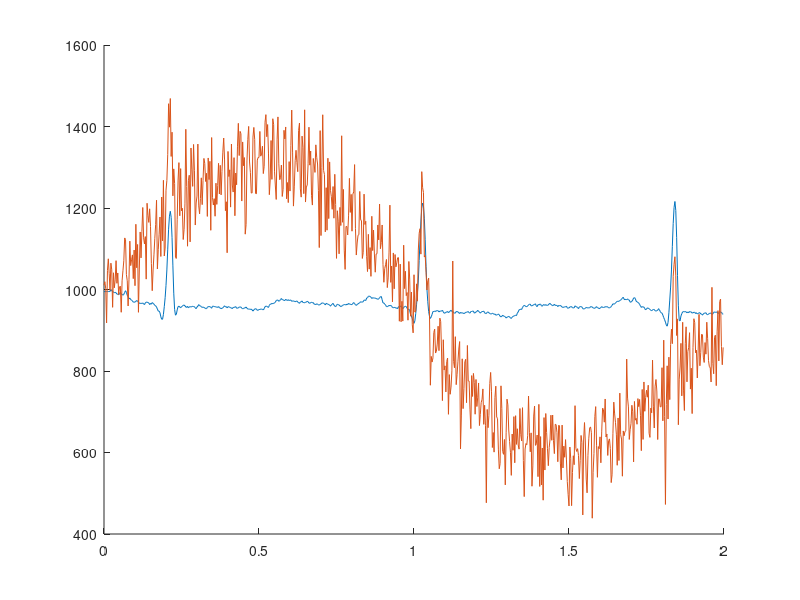

MATLAB code to generate this figure: (Note: this script raises an error after producing the figure.)
%% Initialization
addpath('../../Data')
load('100m.mat')
samplefreq = 360;
seconds = 2;
offset = 0;
ecg = val(1,1+offset:samplefreq*seconds+offset); % Neem één frame uit de input-data
time = (0+offset:samplefreq*seconds-1+offset)/samplefreq; % de tijd in seconden van elke sample

noise = 360*sin(time*2*pi/2) + 36*sin(time*2*pi*50) + 60*wgn(samplefreq*seconds,1,0)'; % 0.5 and 50 Hz + white gaussian noise
noisy = ecg + noise;

figure
hold on
plot(time, ecg)
plot(time, noisy)

%% Wavelet transformations
wv = 'sym4'; % Symlet 4 heeft ongeveer dezelfde vorm als een QRS complex, en is orthogonaal, dus kan real-time berekend worden

wtecg = modwt(ecg, wv); % pas de discrete wavelet-transformatie toe op het ECG-signaal
wtrec = zeros(size(wtecg)); % maak een matrix met dezelfde dimensies als het resultaat en vul ze met nullen
wtrec(4:5,:) = wtecg(4:5,:); % kopiëer level 4 en 5 van het resultaat naar de nieuwe matrix
ecgfiltered = imodwt(wtrec, wv); % voer de inverse discrete wavelet-transformatie toe op de nieuwe matrix

% do the same thing for the noisy signal
wtnoisy = modwt(noisy,wv);
wtrecnoisy = zeros(size(wtnoisy));
wtrecnoisy(4:5,:) = wtnoisy(4:5,:);
noisyfiltered = imodwt(wtrecnoisy,wv);

%% Plotting
%plot(time, ecgfiltered)
%plot(time, noisyfiltered)
plot(time, ecgfiltered.^2/30)
plot(time, noisyfiltered.^2/30)

%% Energy distribution
QRSoffset = 50;
QRSlength = 54;
QRS = val(1,1+QRSoffset:QRSlength+QRSoffset) - 960; % Neem één QRS-peak uit de input-data
QRStime = (QRSoffset:QRSoffset+QRSlength-1); % / samplefreq;

figure
plot(QRStime, QRS)

wtQRS = modwt(QRS, wv);

levels = floor(log2(length(QRS))) + 1

lowfrequencies = zeros(levels, 1);
highfrequencies = zeros(levels, 1);

for i = 1:(levels-1)
    lowfrequencies(i) = samplefreq / 2.^(i+1);
    highfrequencies(i) = samplefreq / 2.^i;
end
lowfrequencies(levels) = 0;
highfrequencies(levels) = samplefreq / 2.^levels;

energy_by_scales = sum(wtQRS.^2,2);
Levels = (1:levels)';
energy_table = table(Levels,energy_by_scales, lowfrequencies, highfrequencies);
disp(energy_table)
figure
plot(Levels', energy_by_scales','-o')

%% Fourier analysis
fourierQRS = fft(QRS);
xfrequencies = (1:QRSlength) * samplefreq / QRSlength;
frequencies = xfrequencies(1:6)';
amplitudes = abs(real(fourierQRS(1:6)))';
fft_table = table(frequencies, amplitudes);
disp(fft_table)
figure
semilogy(xfrequencies(1:QRSlength/2), abs(real(fourierQRS(1:QRSlength/2))), '-o')
figure
plot(xfrequencies(1:QRSlength/2), 10*log10(abs(real(fourierQRS(1:QRSlength/2)))), '-o')